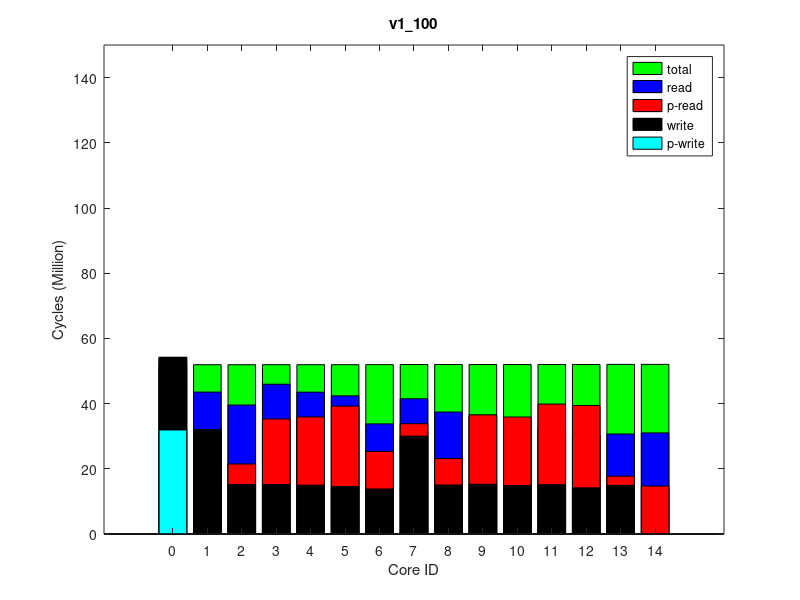

MATLAB code for this plot:
times(1, :, :) = [
0, 52495320, 0
1173, 52648121, 0
6309685, 52649109, 0
20085165, 52650936, 0
3800854, 52706481, 0
11515234, 52675756, 0
24637432, 52656045, 0
20945366, 52654899, 0
8111175, 52709321, 0
21281089, 52711148, 0
20998479, 52713331, 0
24711839, 52715658, 0
13890780, 52758431, 0
2726315, 52751005, 0
25267086, 52718914, 0
];
times(2, :, :) = [
0, 52500678, 0
1180, 52653460, 0
6312521, 52654483, 0
20100357, 52656318, 0
3803429, 52711671, 0
11521203, 52681243, 0
24650880, 52661434, 0
20947048, 52660263, 0
8118157, 52714468, 0
21282620, 52716287, 0
21001202, 52718471, 0
24717554, 52720819, 0
14803717, 52763457, 0
2820002, 52756132, 0
25261648, 52724118, 0
];
times(3, :, :) = [
0, 52503058, 0
1180, 52656022, 0
6317392, 52657023, 0
20099955, 52658843, 0
3806965, 52714289, 0
11523980, 52683775, 0
24643706, 52664001, 0
20949912, 52662845, 0
8114143, 52717129, 0
21282732, 52718933, 0
21003724, 52721123, 0
24718545, 52723436, 0
14807938, 52766065, 0
2821633, 52758732, 0
25266258, 52726694, 0
];
times(4, :, :) = [
0, 52500730, 0
1183, 52653806, 0
6313241, 52654793, 0
20094831, 52656605, 0
3801577, 52711734, 0
11523141, 52681454, 0
24644209, 52661749, 0
20947621, 52660616, 0
8119555, 52714614, 0
21275219, 52716445, 0
21003488, 52718611, 0
24717607, 52720980, 0
14804574, 52763791, 0
2822466, 52756379, 0
25261762, 52724243, 0
];
times(5, :, :) = [
0, 52499813, 0
1186, 52652622, 0
6312475, 52653614, 0
20093912, 52655453, 0
3802502, 52710647, 0
11520613, 52680316, 0
24645099, 52660589, 0
20949097, 52659478, 0
8115750, 52713500, 0
21279990, 52715320, 0
20998337, 52717511, 0
24715017, 52719828, 0
14804038, 52762945, 0
2817957, 52755525, 0
25263972, 52723139, 0
];
times(6, :, :) = [
0, 52503606, 0
1180, 52656651, 0
6318741, 52657657, 0
20098928, 52659473, 0
3811309, 52714669, 0
11523171, 52684396, 0
24646985, 52664592, 0
20948671, 52663446, 0
8119326, 52717510, 0
21287455, 52719328, 0
21005141, 52721498, 0
24717566, 52723839, 0
14807734, 52766512, 0
2820888, 52759190, 0
25261097, 52727117, 0
];
times(7, :, :) = [
0, 52503602, 0
1180, 52656453, 0
6313681, 52657479, 0
20097565, 52659300, 0
3810167, 52714507, 0
11527427, 52684235, 0
24646619, 52664431, 0
20950384, 52663267, 0
8119431, 52717313, 0
21283021, 52719129, 0
21002783, 52721305, 0
24718494, 52723606, 0
14807007, 52766437, 0
2822632, 52759017, 0
25265680, 52726893, 0
];
times(8, :, :) = [
0, 52500555, 0
1184, 52653371, 0
6313770, 52654363, 0
20097238, 52656200, 0
3803229, 52711643, 0
11521734, 52681113, 0
24645029, 52661352, 0
20944342, 52660197, 0
8115160, 52714494, 0
21284031, 52716323, 0
21001776, 52718509, 0
24717405, 52720861, 0
14804696, 52763814, 0
2818288, 52756400, 0
25260544, 52724154, 0
];
times(9, :, :) = [
0, 52504813, 0
1180, 52657588, 0
6318229, 52658597, 0
20099641, 52660423, 0
3813306, 52716002, 0
11523106, 52685252, 0
24648151, 52665518, 0
20952619, 52664430, 0
8120781, 52718868, 0
21293352, 52720759, 0
21001416, 52722949, 0
24720106, 52725268, 0
14808683, 52768063, 0
2823388, 52760738, 0
25270439, 52728570, 0
];
times(10, :, :) = [
0, 52503043, 0
1187, 52656092, 0
6314271, 52657107, 0
20094220, 52658953, 0
3808609, 52714409, 0
11522029, 52683798, 0
24645985, 52664086, 0
20950791, 52662948, 0
8120066, 52717232, 0
21280160, 52719054, 0
21005285, 52721242, 0
24717978, 52723571, 0
14807241, 52766036, 0
2820927, 52758686, 0
25265127, 52726855, 0
];
ave_times = round(squeeze(mean(times)));
format long g, ave_times
std_times = round(squeeze(std(times)));
format long g, std_times
polling_read_times = ave_times;
times(1, :, :) = [
31915653, 55152051, 0
0, 55310362, 0
0, 55311332, 0
0, 55313116, 0
0, 55369863, 0
0, 55339104, 0
0, 55318303, 0
0, 55317201, 0
0, 55372692, 0
0, 55374479, 0
0, 55376711, 0
0, 55378971, 0
0, 55418319, 0
0, 55413050, 0
0, 55382467, 0
];
times(2, :, :) = [
31909523, 55148137, 0
0, 55306573, 0
0, 55307545, 0
0, 55309312, 0
0, 55366079, 0
0, 55335284, 0
0, 55314496, 0
0, 55313387, 0
0, 55368897, 0
0, 55370691, 0
0, 55372923, 0
0, 55375193, 0
0, 55414421, 0
0, 55409045, 0
0, 55378700, 0
];
times(3, :, :) = [
31908416, 55147579, 0
0, 55305889, 0
0, 55306857, 0
0, 55308635, 0
0, 55365454, 0
0, 55334621, 0
0, 55313834, 0
0, 55312704, 0
0, 55368263, 0
0, 55370059, 0
0, 55372295, 0
0, 55374579, 0
0, 55413691, 0
0, 55408425, 0
0, 55378065, 0
];
times(4, :, :) = [
31911058, 55148486, 0
0, 55306850, 0
0, 55307819, 0
0, 55309620, 0
0, 55366192, 0
0, 55335699, 0
0, 55314815, 0
0, 55313709, 0
0, 55369029, 0
0, 55370798, 0
0, 55373017, 0
0, 55375316, 0
0, 55414506, 0
0, 55409248, 0
0, 55378870, 0
];
times(5, :, :) = [
31912670, 55150421, 0
0, 55308860, 0
0, 55309828, 0
0, 55311601, 0
0, 55368256, 0
0, 55337525, 0
0, 55316720, 0
0, 55315654, 0
0, 55371089, 0
0, 55372882, 0
0, 55375125, 0
0, 55377425, 0
0, 55416515, 0
0, 55411257, 0
0, 55380909, 0
];
times(6, :, :) = [
31915251, 55151332, 0
0, 55309660, 0
0, 55310629, 0
0, 55312425, 0
0, 55369000, 0
0, 55338477, 0
0, 55317615, 0
0, 55316507, 0
0, 55371833, 0
0, 55373608, 0
0, 55375801, 0
0, 55378064, 0
0, 55417246, 0
0, 55412091, 0
0, 55381551, 0
];
times(7, :, :) = [
31914756, 55151578, 0
0, 55309972, 0
0, 55310936, 0
0, 55312697, 0
0, 55369148, 0
0, 55338828, 0
0, 55317873, 0
0, 55316743, 0
0, 55371948, 0
0, 55373716, 0
0, 55375914, 0
0, 55378210, 0
0, 55417429, 0
0, 55412034, 0
0, 55381678, 0
];
times(8, :, :) = [
31916463, 55152732, 0
0, 55311118, 0
0, 55312086, 0
0, 55313854, 0
0, 55370344, 0
0, 55339903, 0
0, 55319019, 0
0, 55317897, 0
0, 55373156, 0
0, 55374951, 0
0, 55377161, 0
0, 55379442, 0
0, 55418666, 0
0, 55413429, 0
0, 55382946, 0
];
times(9, :, :) = [
31911611, 55149712, 0
0, 55308102, 0
0, 55309071, 0
0, 55310844, 0
0, 55367653, 0
0, 55336806, 0
0, 55315963, 0
0, 55314889, 0
0, 55370476, 0
0, 55372261, 0
0, 55374495, 0
0, 55376769, 0
0, 55415978, 0
0, 55410716, 0
0, 55380342, 0
];
times(10, :, :) = [
31916491, 55152170, 0
0, 55310560, 0
0, 55311538, 0
0, 55313317, 0
0, 55369959, 0
0, 55339366, 0
0, 55318473, 0
0, 55317366, 0
0, 55372778, 0
0, 55374562, 0
0, 55376774, 0
0, 55379071, 0
0, 55418249, 0
0, 55412972, 0
0, 55382618, 0
];
ave_times = round(squeeze(mean(times)));
format long g, ave_times
std_times = round(squeeze(std(times)));
format long g, std_times
polling_write_times = ave_times;
times(1, :, :) = [
0, 59593324, 0
11507385, 59792505, 64000
24410944, 59987804, 128000
30787965, 60201919, 64000
11458173, 61613868, 64000
19959597, 61414716, 128000
27776152, 60990931, 64000
28529356, 60598000, 64000
22351617, 61812784, 128000
21042002, 62002120, 64000
19479456, 62427344, 64000
17458933, 62820673, 64000
30150268, 63655729, 250000
15757180, 63614915, 128000
15910750, 63218555, 64000
];
times(2, :, :) = [
0, 59604801, 0
11507722, 59803793, 64000
24410100, 59999886, 128000
30777102, 60214092, 64000
11477223, 61627257, 64000
19985401, 61427900, 128000
27850333, 61004217, 64000
28557891, 60610593, 64000
22374228, 61825997, 128000
21178524, 62015368, 64000
19627693, 62440915, 64000
17672573, 62834839, 64000
31104663, 63666406, 250000
15737705, 63629497, 128000
16175206, 63233322, 64000
];
times(3, :, :) = [
0, 59605792, 0
11506917, 59805316, 64000
24402896, 60001631, 128000
30772457, 60216051, 64000
11473626, 61629811, 64000
19994075, 61430549, 128000
27861558, 61006221, 64000
28543256, 60612416, 64000
22379237, 61828869, 128000
21198310, 62018218, 64000
19643729, 62444252, 64000
17669359, 62837862, 64000
31107507, 63669552, 250000
15742837, 63632569, 128000
16185940, 63236671, 64000
];
times(4, :, :) = [
0, 59610259, 0
11506710, 59809498, 64000
24398183, 60005218, 128000
30760075, 60219607, 64000
11466853, 61633431, 64000
19976834, 61433728, 128000
27816379, 61010138, 64000
28527874, 60616130, 64000
22371390, 61832507, 128000
21157647, 62021776, 64000
19621625, 62447348, 64000
17644363, 62841328, 64000
31111395, 63672746, 250000
15745746, 63635699, 128000
16146376, 63239716, 64000
];
times(5, :, :) = [
0, 59604695, 0
11507416, 59804115, 64000
24407469, 60000188, 128000
30773353, 60214568, 64000
11471384, 61628270, 64000
19983096, 61428698, 128000
27837223, 61004889, 64000
28542197, 60610653, 64000
22375414, 61827023, 128000
21179673, 62017066, 64000
19650989, 62442854, 64000
17671612, 62836942, 64000
31106366, 63667839, 250000
15739690, 63630796, 128000
16166316, 63234852, 64000
];
times(6, :, :) = [
0, 59612356, 0
11506345, 59811872, 64000
24396436, 60007268, 128000
30743816, 60221952, 64000
11467514, 61636124, 64000
19973378, 61436230, 128000
27825744, 61012004, 64000
28522987, 60618433, 64000
22370554, 61834811, 128000
21167797, 62024161, 64000
19631365, 62449707, 64000
17641588, 62843505, 64000
31113627, 63674754, 250000
15743507, 63637719, 128000
16148524, 63241772, 64000
];
times(7, :, :) = [
0, 59606973, 0
11507458, 59806098, 64000
24403917, 60001876, 128000
30778757, 60216778, 64000
11475220, 61630764, 64000
19989034, 61431048, 128000
27858073, 61006880, 64000
28553384, 60613257, 64000
22380713, 61829889, 128000
21211805, 62019499, 64000
19664664, 62445008, 64000
17666587, 62839077, 64000
31110551, 63670837, 250000
15740657, 63633844, 128000
16173154, 63237750, 64000
];
times(8, :, :) = [
0, 59606387, 0
11507474, 59806027, 64000
24401423, 60002328, 128000
30780425, 60216374, 64000
11471937, 61630369, 64000
19986647, 61430833, 128000
27840269, 61006765, 64000
28549983, 60613011, 64000
22368118, 61829173, 128000
21168400, 62018565, 64000
19629384, 62443959, 64000
17650964, 62837769, 64000
31107867, 63669024, 250000
15741145, 63631989, 128000
16171006, 63236048, 64000
];
times(9, :, :) = [
0, 59607241, 0
11507142, 59806793, 64000
24402960, 60003168, 128000
30765962, 60217152, 64000
11472588, 61630138, 64000
19986591, 61430368, 128000
27838870, 61007429, 64000
28547357, 60613548, 64000
22372274, 61829220, 128000
21186893, 62018779, 64000
19640246, 62444050, 64000
17653298, 62837975, 64000
31106999, 63669329, 250000
15743589, 63632249, 128000
16160580, 63236344, 64000
];
times(10, :, :) = [
0, 59611362, 0
11506715, 59810893, 64000
24404057, 60006613, 128000
30762843, 60221204, 64000
11470415, 61634146, 64000
19985062, 61434905, 128000
27835146, 61011630, 64000
28541694, 60617666, 64000
22372259, 61833265, 128000
21188387, 62022470, 64000
19657891, 62448229, 64000
17666249, 62842163, 64000
31113842, 63674169, 250000
15742221, 63637124, 128000
16177940, 63241169, 64000
];
ave_times = round(squeeze(mean(times)));
format long g, ave_times
std_times = round(squeeze(std(times)));
format long g, std_times
read_times = ave_times;
times(1, :, :) = [
0, 51781791, 0
0, 51934493, 0
0, 51935461, 0
0, 51937198, 0
0, 51991446, 0
0, 51961937, 0
0, 51942173, 0
0, 51941165, 0
0, 51994268, 0
0, 51996021, 0
0, 51998160, 0
0, 52000392, 0
0, 52040607, 0
0, 52034588, 0
0, 52003696, 0
];
times(2, :, :) = [
0, 51783014, 0
0, 51935477, 0
0, 51936437, 0
0, 51938185, 0
0, 51992663, 0
0, 51962839, 0
0, 51943166, 0
0, 51942164, 0
0, 51995461, 0
0, 51997202, 0
0, 51999334, 0
0, 52001574, 0
0, 52042007, 0
0, 52035982, 0
0, 52004864, 0
];
times(3, :, :) = [
0, 51778822, 0
0, 51931534, 0
0, 51932483, 0
0, 51934220, 0
0, 51988313, 0
0, 51958981, 0
0, 51939197, 0
0, 51938214, 0
0, 51991131, 0
0, 51992865, 0
0, 51995000, 0
0, 51997245, 0
0, 52037784, 0
0, 52031769, 0
0, 52000528, 0
];
times(4, :, :) = [
0, 51781825, 0
0, 51934371, 0
0, 51935325, 0
0, 51937060, 0
0, 51991388, 0
0, 51961789, 0
0, 51942003, 0
0, 51940993, 0
0, 51994172, 0
0, 51995891, 0
0, 51998045, 0
0, 52000249, 0
0, 52040688, 0
0, 52034667, 0
0, 52003508, 0
];
times(5, :, :) = [
0, 51778446, 0
0, 51931047, 0
0, 51932008, 0
0, 51933754, 0
0, 51988169, 0
0, 51958607, 0
0, 51938792, 0
0, 51937780, 0
0, 51991047, 0
0, 51992794, 0
0, 51994953, 0
0, 51997181, 0
0, 52037789, 0
0, 52031706, 0
0, 52000490, 0
];
times(6, :, :) = [
0, 51782105, 0
0, 51934792, 0
0, 51935740, 0
0, 51937482, 0
0, 51991638, 0
0, 51962116, 0
0, 51942423, 0
0, 51941432, 0
0, 51994458, 0
0, 51996190, 0
0, 51998337, 0
0, 52000570, 0
0, 52040995, 0
0, 52034976, 0
0, 52003812, 0
];
times(7, :, :) = [
0, 51784226, 0
0, 51936959, 0
0, 51937922, 0
0, 51939650, 0
0, 51993732, 0
0, 51964418, 0
0, 51944615, 0
0, 51943643, 0
0, 51996559, 0
0, 51998305, 0
0, 52000454, 0
0, 52002695, 0
0, 52043217, 0
0, 52037200, 0
0, 52005994, 0
];
times(8, :, :) = [
0, 51785557, 0
0, 51938307, 0
0, 51939281, 0
0, 51941056, 0
0, 51995141, 0
0, 51965786, 0
0, 51946017, 0
0, 51944991, 0
0, 51997943, 0
0, 51999676, 0
0, 52001833, 0
0, 52004078, 0
0, 52044498, 0
0, 52038413, 0
0, 52007360, 0
];
times(9, :, :) = [
0, 51777324, 0
0, 51929925, 0
0, 51930881, 0
0, 51932610, 0
0, 51986955, 0
0, 51957294, 0
0, 51937599, 0
0, 51936591, 0
0, 51989769, 0
0, 51991508, 0
0, 51993642, 0
0, 51995876, 0
0, 52036187, 0
0, 52030084, 0
0, 51999133, 0
];
times(10, :, :) = [
0, 51784782, 0
0, 51937507, 0
0, 51938450, 0
0, 51940170, 0
0, 51994380, 0
0, 51964951, 0
0, 51945171, 0
0, 51944175, 0
0, 51997160, 0
0, 51998883, 0
0, 52001015, 0
0, 52003246, 0
0, 52043504, 0
0, 52037469, 0
0, 52006501, 0
];
ave_times = round(squeeze(mean(times)));
format long g, ave_times
std_times = round(squeeze(std(times)));
format long g, std_times
total_times = ave_times;
times(1, :, :) = [
54178092, 67378392, 64000
32036039, 67571652, 128000
15163189, 67572785, 64000
15178254, 67574889, 64000
30023805, 67645334, 128000
13810792, 67607476, 64000
14557719, 67580856, 64000
14973452, 67579419, 64000
15033323, 67648295, 64000
15272742, 67650403, 64000
14880663, 67653116, 64000
15134174, 67655703, 64000
0, 67696606, 0
15099471, 67696957, 64000
14145281, 67659611, 64000
];
times(2, :, :) = [
54177182, 67377482, 64000
32034802, 67570745, 128000
15161998, 67571874, 64000
15176822, 67573995, 64000
30024985, 67644478, 128000
13807533, 67606663, 64000
14557431, 67579983, 64000
14974968, 67578537, 64000
15034882, 67647438, 64000
15271995, 67649547, 64000
14879955, 67652276, 64000
15132668, 67654871, 64000
0, 67695747, 0
14901193, 67696100, 64000
14174239, 67658753, 64000
];
times(3, :, :) = [
54176157, 67376457, 64000
32034160, 67569729, 128000
15163574, 67570866, 64000
15177316, 67572989, 64000
30024269, 67643186, 128000
13809623, 67605614, 64000
14558683, 67579012, 64000
14972245, 67577574, 64000
15032771, 67646195, 64000
15271701, 67648321, 64000
14878681, 67651069, 64000
15133794, 67653660, 64000
0, 67694598, 0
14900924, 67694963, 64000
14175476, 67657603, 64000
];
times(4, :, :) = [
54176079, 67376379, 64000
32035015, 67569679, 128000
15160304, 67570822, 64000
15177807, 67572936, 64000
30025575, 67643553, 128000
13808286, 67605511, 64000
14555619, 67578860, 64000
14973737, 67577475, 64000
15033944, 67646542, 64000
15271622, 67648681, 64000
14878151, 67651412, 64000
15133162, 67654012, 64000
0, 67694941, 0
14900828, 67695306, 64000
14174941, 67657964, 64000
];
times(5, :, :) = [
54178070, 67378370, 64000
32036430, 67571722, 128000
15163474, 67572861, 64000
15176361, 67574968, 64000
30023581, 67645147, 128000
13811190, 67607663, 64000
14557294, 67581015, 64000
14971050, 67579557, 64000
15033625, 67648159, 64000
15271799, 67650277, 64000
14880292, 67652990, 64000
15132231, 67655611, 64000
0, 67696503, 0
14899779, 67696850, 64000
14175216, 67659498, 64000
];
times(6, :, :) = [
54176218, 67376518, 64000
32035084, 67569879, 128000
15159839, 67571022, 64000
15177273, 67573134, 64000
30024728, 67643515, 128000
13810077, 67605791, 64000
14556718, 67579137, 64000
14973091, 67577719, 64000
15033313, 67646527, 64000
15271501, 67648610, 64000
14880140, 67651346, 64000
15131739, 67653926, 64000
0, 67694820, 0
14899555, 67695183, 64000
14176067, 67657826, 64000
];
times(7, :, :) = [
54176245, 67376545, 64000
32033721, 67569903, 128000
15163915, 67571050, 64000
15177285, 67573176, 64000
30024100, 67643584, 128000
13810132, 67605796, 64000
14557171, 67579131, 64000
14973246, 67577753, 64000
15032251, 67646582, 64000
15274372, 67648683, 64000
14880442, 67651410, 64000
15133131, 67654026, 64000
0, 67695011, 0
14900099, 67695366, 64000
14174366, 67657960, 64000
];
times(8, :, :) = [
54177692, 67377992, 64000
32034824, 67571305, 128000
15164225, 67572440, 64000
15179148, 67574560, 64000
30024977, 67644915, 128000
13808654, 67607191, 64000
14558719, 67580503, 64000
14972465, 67579091, 64000
15032793, 67647862, 64000
15271931, 67649961, 64000
14880016, 67652686, 64000
15133099, 67655277, 64000
0, 67696220, 0
14900314, 67696554, 64000
14175350, 67659175, 64000
];
times(9, :, :) = [
54177806, 67378106, 64000
32036033, 67571359, 128000
15163070, 67572504, 64000
15177349, 67574609, 64000
30026383, 67645065, 128000
13810951, 67607180, 64000
14557112, 67580592, 64000
14973927, 67579183, 64000
15037572, 67648068, 64000
15269455, 67650183, 64000
14881454, 67652919, 64000
15133815, 67655479, 64000
0, 67696409, 0
14899433, 67696781, 64000
14175037, 67659425, 64000
];
times(10, :, :) = [
54177343, 67377643, 64000
32035129, 67570903, 128000
15162861, 67572015, 64000
15177658, 67574127, 64000
30024331, 67644276, 128000
13807427, 67606746, 64000
14557748, 67580108, 64000
14972755, 67578666, 64000
15034200, 67647239, 64000
15271559, 67649328, 64000
14881077, 67652066, 64000
15133103, 67654673, 64000
0, 67695605, 0
14900935, 67695950, 64000
14175143, 67658582, 64000
];
ave_times = round(squeeze(mean(times)));
format long g, ave_times
std_times = round(squeeze(std(times)));
format long g, std_times
write_times = ave_times;
mytitle = 'v1\_100';
order = [1 2 3 4 8 7 6 5 9 10 11 12 15 14 13];

total_times = total_times(:, 2)(order);

read_times = read_times(:, 1)(order);
write_times = write_times(:, 1)(order);

polling_read_times = polling_read_times(:, 1)(order);
polling_write_times = polling_write_times(:, 1)(order);

total_times /= 1000000;

read_times /= 1000000;
write_times /= 1000000;

polling_read_times /= 1000000;
polling_write_times /= 1000000;

% laying read on top of write
read_times += write_times;
polling_read_times += write_times;

figure(1);
clf()
% set(gcf, 'Position', get(0,'Screensize'));
% set(gcf,'units','normalized','outerposition',[0 0 1 1])
bar(0:14, total_times,'g');
hold on;
bar(0:14, read_times,'b');
bar(0:14, polling_read_times,'r');
bar(0:14, write_times,'k');
bar(0:14, polling_write_times,'c');
hold off

axis([-2 16 0 150])
% axis([-1 15])
set(gca,'XTick',0:14);
% set(gca,'xticklabel',{ '0'; '1'; '2'; '3'; '7'; '6'; '5'; '4'; '8'; '9'; '10'; '11'; '15'; '14'; '13' })

xlabel('Core ID')
ylabel('Cycles (Million)')

legend('total', 'read', 'p-read', 'write', 'p-write')
title(mytitle)
print(1, strcat(mytitle, '.png'))
